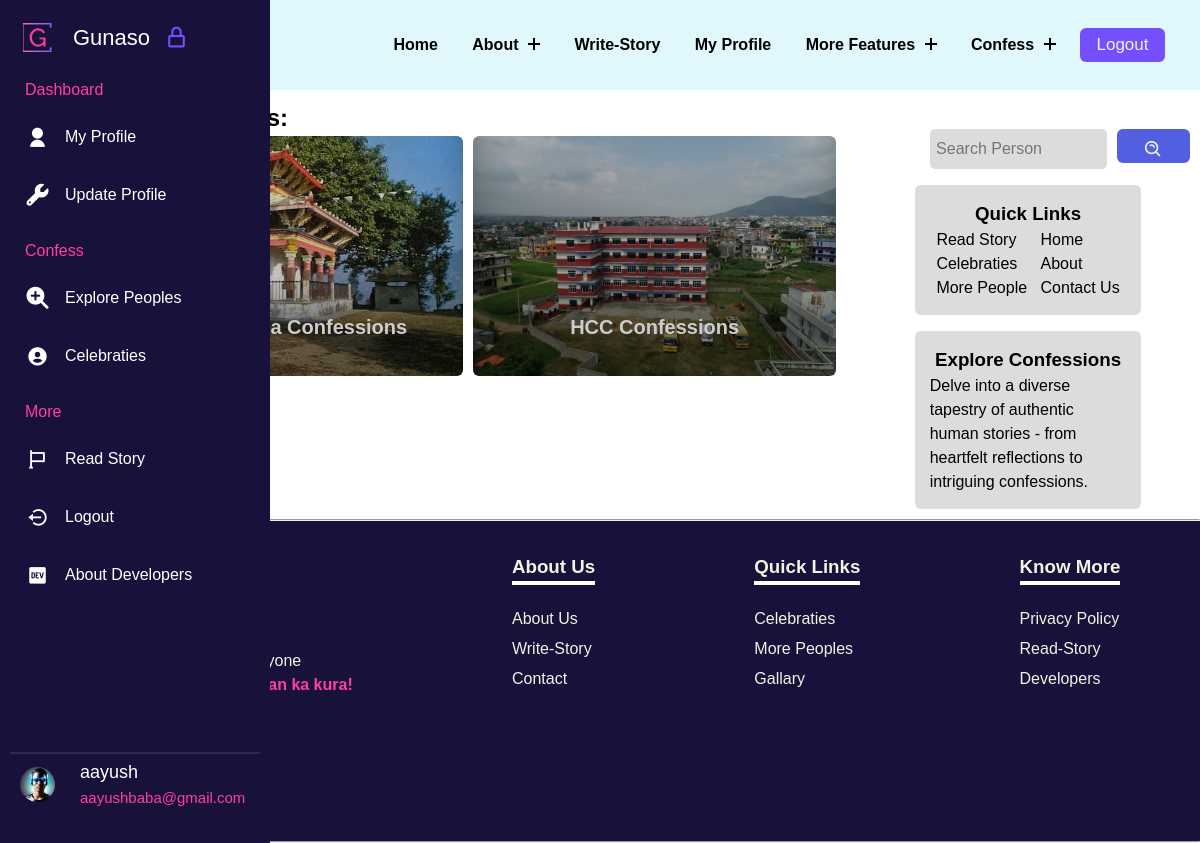
Screenshot of /groups/ (signed in) with the database file from the repository.
### gunasoApp/models.py (models this page shows, shortened)
class Profile(models.Model):
    user = models.OneToOneField(User, on_delete=models.CASCADE, related_name="Profile")
    image = models.ImageField(upload_to="gunasoApp/images/loggeduserImages", blank=True, default="upload-image")

class ConfessGroup(models.Model):
    sno = models.AutoField(primary_key=True)
    Groupname = models.CharField(max_length=30)
    owner = models.ForeignKey(User, on_delete=models.CASCADE, related_name = "owner", blank=True, default="")
    creationDate = models.DateField(auto_now_add=True)
    slug = models.CharField(max_length=130,unique=True, blank=True)
    image = models.ImageField(upload_to="gunasoApp/images/groupImages", blank=True, default="upload-image")
    introduction = models.TextField(blank=True)

### gunasoApp/views.py (the view)
# urls.py: path('groups/',views.groups, name='groups'),
def groups(request):
    allgroups = ConfessGroup.objects.all()
    context = {"allgroups":allgroups}
    return render(request, 'groups.html', context)

### templates/groups.html (shortened to what this page needs)
{% extends 'base.html' %}
{% load static %}
    {% block base_style%}
    {{ block.super }}
    <link rel="stylesheet" href="{% static 'styles/groups.css' %}">
    {% endblock base_style%}
    {% block content %}
    <div class="groupsmain">
        <div class="containflex">
            <div class="leftside">
                <h2>Explore <span class="blue">Groups:</span></h2>
                <div class="gridcontain">
                    {% for allgroups in allgroups %}
                    <a href="/groups/{{allgroups.slug}}" data-aos="fade-up">
                        <div class="card" style="background-image: url(../media/{{allgroups.image}});">
                            <h2>{{allgroups.Groupname}}</h2>
                        </div>
                    </a>
                    {% endfor %}
                </div>
            </div>
            <div class="rightside">
                <div class="searchdiv" data-aos="fade-down">
                    <form method="get" action="{% url 'searchperson' %}">
                        <input class="searchinp" type="search" placeholder="Search Person" aria-label="Search"
                            name="query" id="query">
                        <button class="copybtn" type="submit" style="margin: 0;">
                            <i class='bx bx-search-alt'></i>
                        </button>
                    </form>
                </div>
                <div class="catandside">
                    <div class="categoriesdiv" data-aos="fade-down">
                        <h3>Quick Links</h3>
                        <div class="uls">
                            <ul class="lineone">
                                <li><a href="/read-story">Read Story</a></li>
                                <li><a href="/topics">Celebraties</a></li>
                                <li><a href="#">More People</a></li>
                            </ul>
                            <ul class="lineone">
                                <li><a href="/">Home</a></li>
                                <li><a href="/about">About</a></li>
                                <li><a href="/contact">Contact Us</a></li>
                            </ul>
                        </div>
                    </div>
                    <div class="categoriesdiv" data-aos="fade-up">
                        <h3>Explore Confessions</h3>
                        <p>Delve into a diverse tapestry of authentic human stories - from heartfelt reflections to
                            intriguing confessions.</p>
                    </div>
                </div>
            </div>
        </div>
    </div>
    {% endblock %}

### templates/base.html (shortened to what this page needs)
{% load static %}
<!DOCTYPE html>
<html lang="en">
<head>
    {% block base_style%}
    <link rel="stylesheet" href="{% static 'styles/base.css' %}">
    <link href="https://unpkg.com/aos@2.3.1/dist/aos.css" rel="stylesheet">
    {% endblock base_style%}
    <link rel="stylesheet" href="https://cdnjs.cloudflare.com/ajax/libs/font-awesome/4.7.0/css/font-awesome.min.css" />
    <link href="https://cdn.jsdelivr.net/npm/remixicon@4.0.0/fonts/remixicon.css" rel="stylesheet" />
    <link flex href="https://unpkg.com/boxicons@2.1.4/css/boxicons.min.css" rel="stylesheet" />
</head>
<body>
    <header class="header">
        <div class="container_nav">
            <div class="header-main">
                <div class="logo">
                    <a href="/">
                        <div class="contentlogo">
                            <h2 class="text" data-text="Gunaso">
                            </h2>
                         </div>
                    </a>
                </div>
                <nav class="nav-menu">
                    <ul class="menu">
                        <li class="menu-item">
                            <a href="/">Home</a>
                        </li>
                        <li class="menu-item menu-item-has-children">
                            <a href="#" data-toggle="sub-menu">About <i class="plus"></i></a>
                        </li>
                        <li class="menu-item">
                            <a href="{% url 'writestory' %}">write-Story</a>
                        </li>
                        <li class="menu-item">
                            <a href="/user/{{request.user}}">My Profile</a>
                        </li>
                        <li class="menu-item menu-item-has-children">
                            <a href="#" data-toggle="sub-menu">More Features <i class="plus"></i></a>
                        </li>
                        <li class="menu-item menu-item-has-children">
                            <a href="#" data-toggle="sub-menu">Confess <i class="plus"></i></a>
                        </li>
                        {% if user.is_authenticated %}
                        <button id="logoutbtn" onclick="logoutfunc()">
                            Logout
                        </button>
                        {% endif %}
                    </ul>
                </nav>
            </div>
        </div>
    </header>
    <nav class="sidebar hoverable close">
        <div class="logo_items flex">
            <span class="nav_image">
                <img src="{% static 'images/logos/g-high-resolution-logo-transparent.png' %}" alt="logo_img" />
            </span>
            <span class="logo_name">Gunaso</span>
            <i class="bx bx-lock-alt" id="lock-icon" title="Unlock Sidebar"></i>
        </div>
        <div class="menu_container">
            <div class="menu_items">
                <ul class="menu_item">
                    <div class="menu_title flex">
                        <span class="title">Dashboard</span>
                    </div>
                    <li class="item">
                        <a href="/user/{{request.user}}" class="link flex">
                            <i class="ri-user-fill"></i>
                            <span>My Profile</span>
                        </a>
                    </li>
                    <li class="item">
                        <a href="{% url 'update_profile' %}" class="link flex">
                            <i class="fa-solid fa-wrench"></i>
                            <span>Update Profile</span>
                        </a>
                    </li>
                </ul>
                <ul class="menu_item">
                    <div class="menu_title flex">
                        <span class="title">Confess</span>
                    </div>
                    <li class="item">
                        <a href="{% url 'person' %}" class="link flex">
                            <i class="fa-solid fa-magnifying-glass-plus"></i>
                            <span>Explore Peoples</span>
                        </a>
                    </li>
                    <li class="item">
                        <a href="{% url 'topics' %}" class="link flex">
                            <i class='bx bxs-user-circle'></i>
                            <span>Celebraties</span>
                        </a>
                    </li>
                </ul>
                <ul class="menu_item">
                    <div class="menu_title flex">
                        <span class="title">More</span>
                    </div>
                    <li class="item">
                        <a href="{% url 'readstory' %}" class="link flex">
                            <i class="bx bx-flag"></i>
                            <span>Read Story</span>
                        </a>
                    </li>
                    <li class="item">
                        <a href="{% url 'logout' %}" class="link flex">
                            <i class='bx bx-log-out-circle'></i>
                            <span>Logout</span>
                        </a>
                    </li>
                    <li class="item">
                        <a href="{% url 'developers' %}" class="link flex">
                            <i class='bx bxl-dev-to'></i>
                            <span>About Developers</span>
                        </a>
                    </li>
                </ul>
            </div>
            <div class="sidebar_profile flex">
                {% if user.is_authenticated %}
                <span class="nav_image">
                    <img src="{{request.user.Profile.image.url}}" alt="logo_img" style="border-radius: 50%; height: 35px; width:35px;" />
                </span>
                <div class="data_text">
                    <span class="name">{{request.user}}</span>
                    <br>
                    <span class="email">{{request.user.email}}</span>
                </div>
                {% else %}
                <span class="name">Login</span>
                {% endif %}
            </div>
        </div>
    </nav>
    {% block content %} {% endblock %}
    <hr>
    <footer class="footer">
        <div class="fone">
            <p>Gunaso for Everyone<br> <span>Pokham afna man ka kura!</span></p>
            <div class="footer-links">
                <a href=""></a>
                <a href=""></a>
                <a href=""></a>
            </div>
        </div>
        <div class="ftwo">
            <ul>
                <h3 class="footer-h3">About Us</h3>
                <li><a href="{% url 'about' %}">About Us</a></li>
                <li><a href="{% url 'writestory' %}">Write-Story</a></li>
                <li><a href="{% url 'contact' %}">Contact</a></li>
            </ul>
        </div>
        <div class="fthree">
            <ul>
                <h3 class="footer-h3">Quick Links</h3>
                <li><a href="{% url 'topics'%}">Celebraties</a></li>
                <li><a href="{% url 'person'%}">More Peoples</a></li>
                <li><a href="{% url 'gallary' %}">Gallary</a></li>
            </ul>
        </div>
        <div class="ffour">
            <ul>
                <h3 class="footer-h3">Know More</h3>
                <li><a href="{% url 'privacypolicy' %}">Privacy Policy</a></li>
                <li><a href="{% url 'readstory' %}">Read-Story</a></li>
                <li><a href="{% url 'developers' %}">Developers</a></li>
            </ul>
        </div>
    </footer>
</body>
</html>

### static/styles/groups.css (style rules this page uses)
* { margin: 0; padding: 0; list-style: none; text-decoration: none; font-family: sans-serif; box-sizing: border-box; }
:root { --dark: #754ffe; --darkgreen: #379683; --bcolor: #5CDB95; --cooltexr: #4a4b65; --backupgreen: #8EE4AF; --para: #EDF5E1; --mainheading: #FFF; --hotish: #FF3FA4; --skyblue: #525FE1; --footer: #18113c; }
.groupsmain { margin-left: 5rem; }
.copybtn { cursor: pointer; background-color: var(--skyblue); font-family: inherit; display: inline-block; width: 5em; height: 2em; line-height: 1.9em; margin: 10px 0; position: relative; overflow: hidden; border: 2px solid var(--color); transition: color .5s; z-index: 1; font-size: 17px; border-radius: 6px; font-weight: 500; color: var(--para); }
.copybtn:before { content: ""; position: absolute; z-index: -1; background: var(--skyblue); height: 150px; width: 200px; border-radius: 50%; }
.copybtn:before { top: 100%; left: 100%; transition: all .7s; }
.containflex { padding: 10px; display: flex; gap: 20px; }
.gridcontain { display: grid; gap: 10px; grid-template-columns: repeat(2, 1fr) }
.card { padding: 6px; height: 30vh; border-radius: 6px; box-shadow: rgba(0, 0, 0, 0.35) 0px -80px 36px -1px inset; background-color: violet; background-size: cover; background-position: center; background-repeat: no-repeat; filter: brightness(80%); }
a { text-decoration: none; }
.card h2 { text-align: center; position: relative; top: 170px; color: #ffffff; font-size: 20px; }
.leftside { padding: 0 10px 10px 10px; flex-basis: 70%; }
.rightside { padding-top: 13px; flex-basis: 30%; border-radius: 6px; }
.searchdiv { margin-top: 1rem; display: flex; align-items: center; margin-left: 4rem; }
.searchdiv form { display: flex; gap: 10px; }
.searchdiv i { line-height: 5vh; font-size: 20px; }
.searchinp { padding: 6px; width: 78%; background-color: gainsboro; height: 5vh; }
.searchinp { border: none; font-size: 16px; border-radius: 5px; }
.catandside { display: flex; flex-direction: column; align-items: center; }
.categoriesdiv { margin-top: 1rem; border-radius: 6px; padding: 15px; background-color: gainsboro; text-align: center; width: 70%; }
.categoriesdiv p { text-align: left; }
.uls { display: flex; justify-content: space-around; }
.uls ul { text-align: left; }
.uls ul li a { text-decoration: none; color: #000; cursor: pointer; }

### rows the page displays
ConfessGroup: image (picture), Groupname "Manakamana Confessions"
ConfessGroup: image (picture), Groupname "HCC Confessions"

### other values shown
{{ request.user }} "aayush"
{{ request.user.email }} "aayushbaba@gmail.com"
